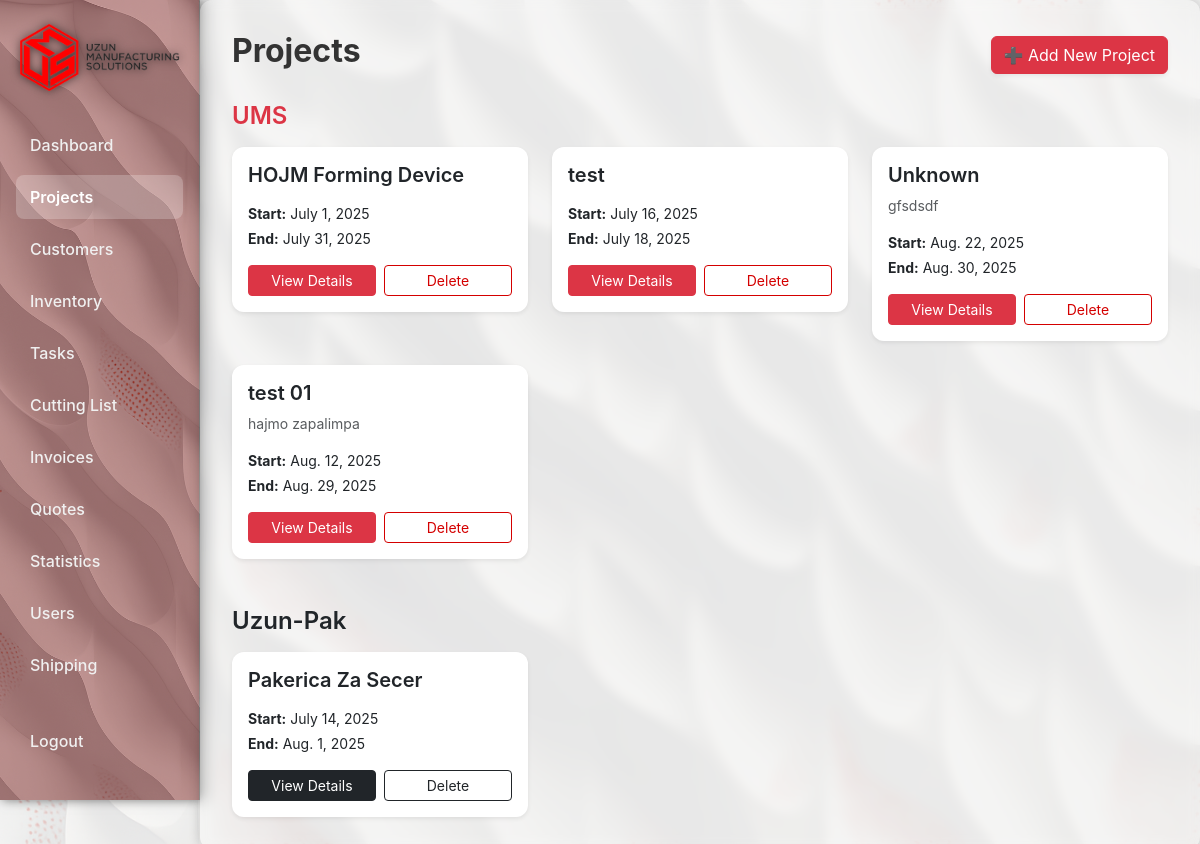
Page /projects/ (signed in) on the committed database.
### core/models.py (models this page shows, shortened)
class Project(models.Model):
    DIVISION_CHOICES = [
        ('UMS', 'UMS – CNC Services'),
        ('UZUN', 'Uzun-Pak – Food Packaging'),
    ]
    name = models.CharField(max_length=200)
    description = models.TextField(blank=True)
    start_date = models.DateField()
    end_date = models.DateField(null=True, blank=True)
    division = models.CharField(max_length=10, choices=DIVISION_CHOICES, default='UMS')
    customer = models.ForeignKey(Customer, on_delete=models.SET_NULL, null=True, blank=True, related_name="projects")
    selling_price = models.DecimalField(max_digits=12, decimal_places=2, null=True, blank=True)
    production_cost = models.DecimalField(max_digits=12, decimal_places=2, null=True, blank=True)

### core/views.py (the view)
# urls.py: path('projects/', views.project_list, name='project_list'),
@login_required
def project_list(request):
    all_projects = Project.objects.all()
    print("\n=== DEBUG: ALL PROJECTS ===")
    for p in all_projects:
        print(f"{p.name} | division: '{p.division}'")
    ums_projects = all_projects.filter(division__icontains='UMS')
    uzun_projects = all_projects.filter(division__icontains='UZUN')
    return render(request, 'core/project_list.html', {
        'ums_projects': ums_projects,
        'uzun_projects': uzun_projects
    })

### core/permission_gate.py (called while the page is built, shortened)
    def __call__(self, request):
        return self.get_response(request)

### core/templates/core/project_list.html (shortened to what this page needs)
{% extends "base.html" %}
{% block content %}
<div class="d-flex justify-content-between align-items-center mb-4">
    <h2 class="fw-bold">Projects</h2>
    <a href="{% url 'project_create' %}" class="btn btn-danger shadow-sm">
        ➕ Add New Project
    </a>
</div>
<h4 class="text-danger mb-3 fw-semibold">UMS</h4>
{% if ums_projects %}
<div class="row row-cols-1 row-cols-md-2 row-cols-lg-3 g-4 mb-5">
    {% for project in ums_projects %}
    <div class="col">
        <div class="card shadow-sm border-0" style="border-top: 4px solid #dc3545; border-radius: 12px;">
            <div class="card-body">
                <h5 class="card-title fw-semibold">
                    <a href="{% url 'project_detail' project.pk %}" class="text-decoration-none text-dark">
                        {{ project.name }}
                    </a>
                </h5>
                <p class="card-text text-muted small">{{ project.description|truncatewords:20 }}</p>
                <p class="mb-1 small"><strong>Start:</strong> {{ project.start_date }}</p>
                {% if project.end_date %}
                <p class="mb-1 small"><strong>End:</strong> {{ project.end_date }}</p>
                {% endif %}
                <div class="d-flex justify-content-between mt-3">
                    <a href="{% url 'project_detail' project.pk %}" class="btn btn-danger btn-sm w-100 me-2">
                        View Details
                    </a>
                    <a href="{% url 'project_delete' project.pk %}"
                       class="btn btn-outline-danger btn-sm w-100"
                       onclick="return confirm('Are you sure you want to delete this project?');">
                        Delete
                    </a>
                </div>
            </div>
        </div>
    </div>
    {% endfor %}
</div>
{% else %}
    <div class="alert alert-light border shadow-sm">No UMS projects found.</div>
{% endif %}
<h4 class="text-dark mb-3 fw-semibold">Uzun-Pak</h4>
{% if uzun_projects %}
<div class="row row-cols-1 row-cols-md-2 row-cols-lg-3 g-4">
    {% for project in uzun_projects %}
    <div class="col">
        <div class="card shadow-sm border-0" style="border-top: 4px solid #343a40; border-radius: 12px;">
            <div class="card-body">
                <h5 class="card-title fw-semibold">
                    <a href="{% url 'project_detail' project.pk %}" class="text-decoration-none text-dark">
                        {{ project.name }}
                    </a>
                </h5>
                <p class="mb-1 small"><strong>Start:</strong> {{ project.start_date }}</p>
                {% if project.end_date %}
                <p class="mb-1 small"><strong>End:</strong> {{ project.end_date }}</p>
                {% endif %}
                <div class="d-flex justify-content-between mt-3">
                    <a href="{% url 'project_detail' project.pk %}" class="btn btn-dark btn-sm w-100 me-2">
                        View Details
                    </a>
                    <a href="{% url 'project_delete' project.pk %}"
                       class="btn btn-outline-dark btn-sm w-100"
                       onclick="return confirm('Are you sure you want to delete this project?');">
                        Delete
                    </a>
                </div>
            </div>
        </div>
    </div>
    {% endfor %}
</div>
{% else %}
    <div class="alert alert-light border shadow-sm">No Uzun-Pak projects found.</div>
{% endif %}
{% endblock %}

### core/static/core/styles.css (style rules this page uses)
body { background-color: #f8f9fa; }
.btn-outline-danger { color: #d40000; border-color: #d40000; }
.card { border-left: 4px solid #ff0000; }

### rows in the picture
Project: name "HOJM Forming Device", start_date "July 1, 2025", end_date "July 31, 2025"
Project: name "test", start_date "July 16, 2025", end_date "July 18, 2025"
Project: name "Unknown", description "gfsdsdf", start_date "Aug. 22, 2025", end_date "Aug. 30, 2025"
Project: name "test 01", description "hajmo zapalimpa", start_date "Aug. 12, 2025", end_date "Aug. 29, 2025"
Project: name "Pakerica Za Secer", start_date "July 14, 2025", end_date "Aug. 1, 2025"
